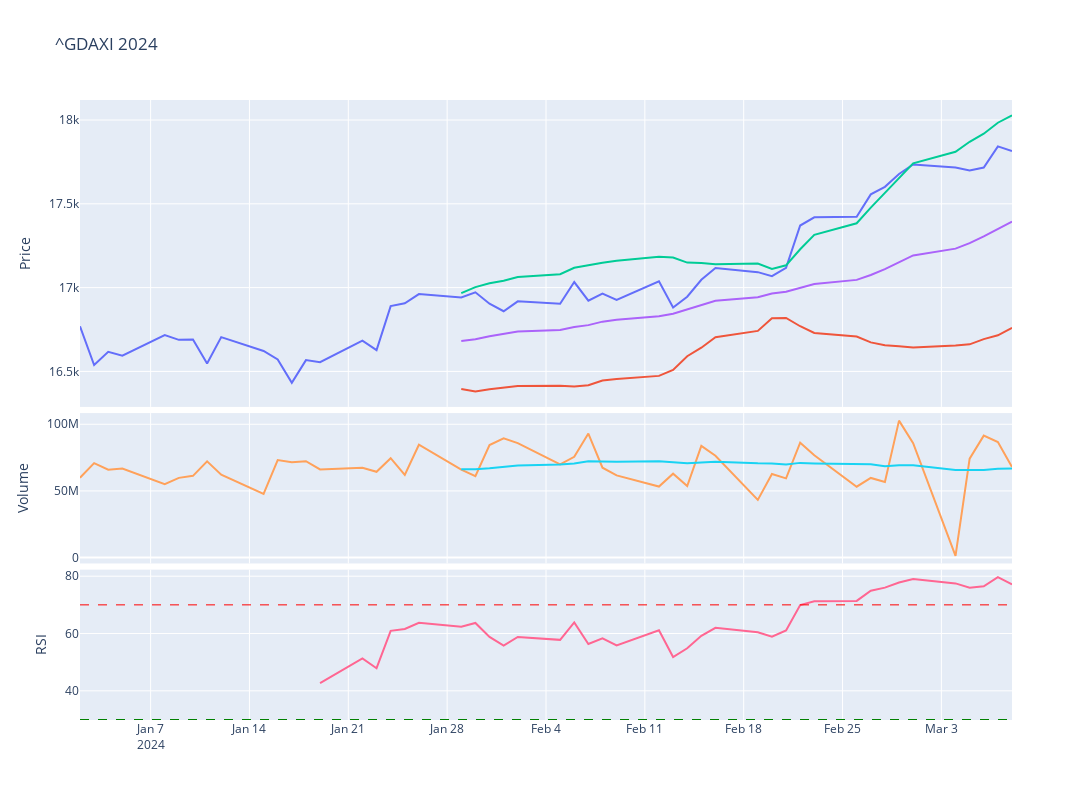

The code cell stored with this chart in its notebook:
### Code cell
# Plot the adjusted close price of the ^IBEX for year
fig = make_subplots(rows=4, cols=1,shared_xaxes=True,vertical_spacing=0.01,specs=[[{'rowspan':2,'colspan':1}],[None],[{'rowspan':1,'colspan':1}],[{'rowspan':1,'colspan':1}]])

# Graph (1,1)
fig.add_trace(go.Scatter(x=stock_dax['Adj Close'].loc[year].index,y=stock_dax['Adj Close'].loc[year],mode="lines",name=f'{ticker}'),row=1,col=1)
fig.add_trace(go.Scatter(x=stock_dax['BB_Lower'].loc[year].index,y=stock_dax['BB_Lower'].loc[year],mode="lines",name='BB_Lower'),row=1,col=1)
fig.add_trace(go.Scatter(x=stock_dax['BB_Upper'].loc[year].index,y=stock_dax['BB_Upper'].loc[year],mode="lines",name='BB_Upper'),row=1,col=1)
fig.add_trace(go.Scatter(x=stock_dax['MMA20'].loc[year].index,y=stock_dax['MMA20'].loc[year],mode="lines",name='MMA20'),row=1,col=1)
# Update xaxis properties
fig.update_yaxes(title_text="Price", row=1, col=1)

# Graph (3,1)
fig.add_trace(go.Scatter(x=stock_dax['Volume'].loc[year].index,y=stock_dax['Volume'].loc[year],mode="lines",name='Volume'),row=3, col=1)
fig.add_trace(go.Scatter(x=stock_dax['Volume'].loc[year].index,y=stock_dax['Volume'].loc[year].rolling(20).mean(),mode="lines",name='MMA20'),row=3,col=1)
fig.update_yaxes(title_text="Volume", row=3, col=1)

# Graph (4,1)
fig.add_trace(go.Scatter(x=stock_dax['RSI'].loc[year].index,y=stock_dax['RSI'].loc[year],mode="lines",name='RSI'),row=4, col=1)
fig.add_hline(y=30, line_width=1, line_dash="dash", line_color="green",row=4,col=1)
fig.add_hline(y=70, line_width=1, line_dash="dash", line_color="red",row=4,col=1)
fig.update_yaxes(title_text="RSI", row=4, col=1)

fig.update_layout(height=800, width=1300,showlegend=False,title=f"{ticker} {year}")

fig.show()
